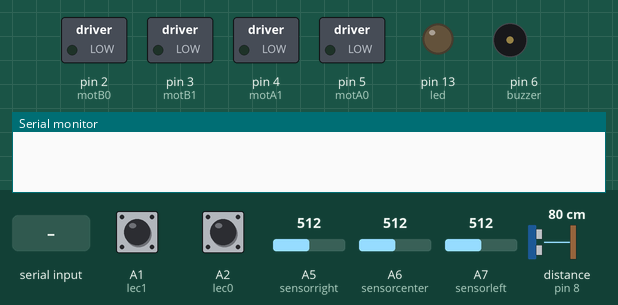
This sketch was run on a simulated Arduino Nano, built with avr-gcc and run on an emulated ATmega328P. On the bench: switched loads named in the sketch (green lamp = pin HIGH), output pins drawn as LEDs (lit = HIGH), buzzer (waves = sounding, pin HIGH), the last lines printed to the serial monitor. Inputs (shaded band) come from the test bench; at power-on: A2 (lec0) HIGH, A1 (lec1) HIGH, A5 (sensorright) = 512, A6 (sensorcenter) = 512, A7 (sensorleft) = 512, distance to the obstacle (sensor on pin 8) 80 cm. The echo pulse lasts 58.3 µs per cm; pins used as bus, display or sensor lines are not drawn.

Above: at 2.7 s.
2.8 s: "w" received over Serial
At 3.2 s:
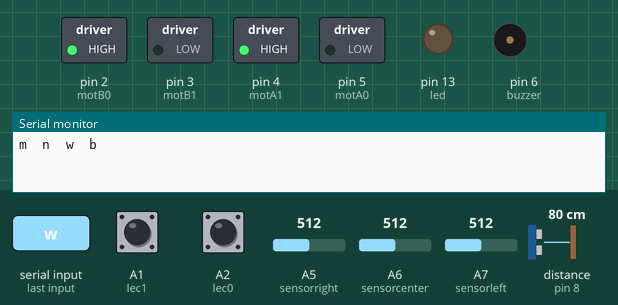
4.3 s: "d" received over Serial
At 5.5 s:
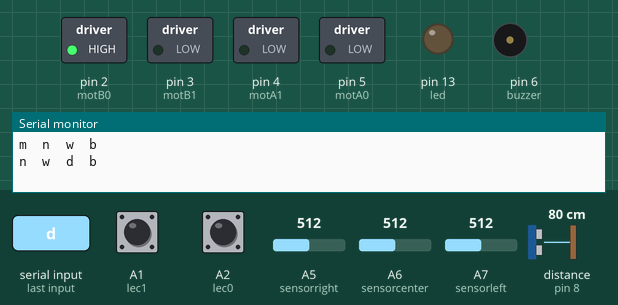
5.8 s: A2 (lec0) pulled LOW for 0.15 s
At 7.0 s:
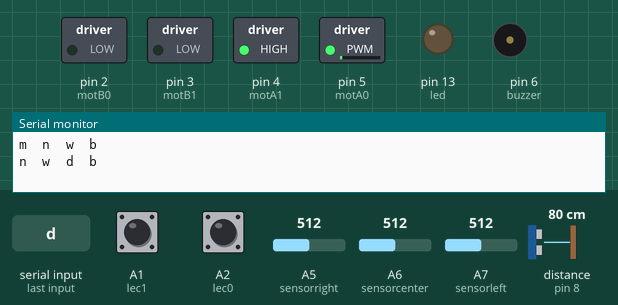
7.4 s: "s" received over Serial
At 7.9 s:
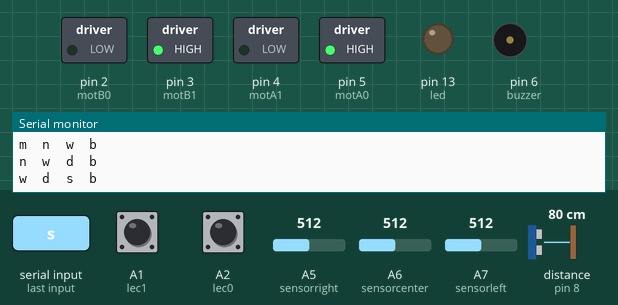
8.9 s: "a" received over Serial
At 10.1 s:
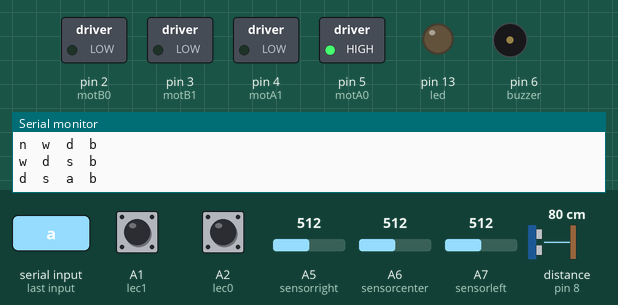
10.4 s: "g" received over Serial
At 11.4 s:
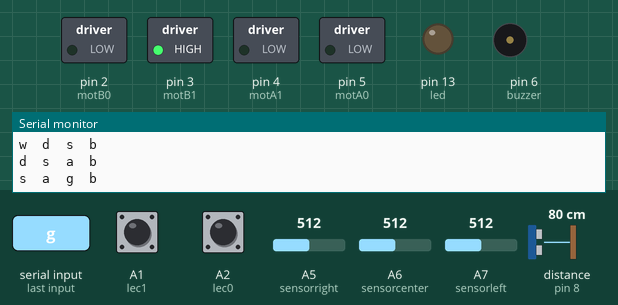
Timing chart, 0 to 12.9 s (numbered marks = the images above; inputs shaded):
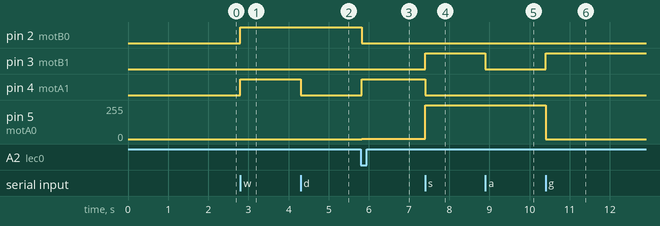

The sketch:

RobotSumo.ino
```cpp
int motB0 = 2;
int motB1 = 3; //PWM
int motA1 = 4;
int motA0 = 5; //PWM

int lec0=A2;
int lec1=A1;

long cont1 = 0;

int sensorleft = A7;
int sensorcenter = A6;
int sensorright = A5;

int l1 = 0;
int l2 = 0;
int l3 = 0;


int f1 = 0;
int f2 = 0;
int f3 = 0;

int f4 = 0;
int f5 = 0;
int f6 = 0;


int buzzer = 6; //El pin al que se conecta el buzzer es el 6

int echo = 8;
int triger = 7;

int vel = 200;

int led= 13;

char valorBoton;
char penultimo = 'n';
char antepenultimo = 'm';
char vali = 'b';

void setup()
{
  Serial.begin(9600);
  pinMode(led, OUTPUT);
  pinMode(motA0, OUTPUT);
  pinMode(motA1, OUTPUT);
  pinMode(motB0, OUTPUT);
  pinMode(motB1, OUTPUT);
  pinMode(buzzer, OUTPUT); // Pin 6 declarado como salida
  pinMode(echo, INPUT);
  pinMode(triger, OUTPUT);
  digitalWrite(triger, LOW);

  digitalWrite(motA0, LOW);
  digitalWrite(motA1, LOW);
  digitalWrite(motB0, LOW);
  digitalWrite(motB1, LOW);


  pinMode(sensorright, INPUT);
  pinMode(sensorcenter, INPUT);
  pinMode(sensorleft, INPUT);
  pinMode(lec0,INPUT_PULLUP);
  pinMode(lec1,INPUT_PULLUP);

  delay(1500); // tarda 1.5s en iniciar cualquier programa

}

void loop()
{
l3=analogRead(sensorleft);
l2=analogRead(sensorcenter);
l1=analogRead(sensorright);

if(digitalRead(lec0)==0){
    if(digitalRead(lec1)==0){

      if ((l1 > 550 && l2 > 550 && l3 > 550 || l1 < 550 && l2 < 550 && l3 < 550 ) && cont1 > 0) //feedback when comes all sensor on white
      {
        l1 = f1;
        l2 = f2;
        l3 = f3;
        cont1=cont1-1;//decremento de ciclos para salir de la memoria
      }

      ////////////////////////////////////////////////////////////////////////////

      if (l1 > 550 && l2 < 550 && l3 < 550 || l1 > 550 && l2 > 550 && l3 < 550) //left turn
      {
        izquierda();
      }
      else if (l1 < 550 && l2 < 550 && l3 > 550 || l1 < 550 && l2 > 550 && l3 > 550) //right turn
      {
        derecha();
      }
      else if (l1 < 550 && l2 > 550 && l3 < 550) //go forward straight
      {
        adelante();
        cont1 = 20000; // Numero de ciclos para mantener la memoria
      }
      else
      {
        if(l1 > 550 && l2 > 550 && l3 > 550 || l1 < 550 && l2 < 550 && l3 < 550)  //Detener en caso de 3 sensores en el mismo color
        {
          alto();
        }
      }

      ///////////////////////////////////////////////////////////////////
      f1 = l1;
      f2 = l2;
      f3 = l3;

    } else{
      //A1=0 A2=1 SUMO
      // Para volverlo sumo para fondo blanco cambiar los valores del if de la siguiente manera
      //l1 > 550 && l2 > 550  && l3 > 550
     if(distancia()<150){
if(l1 > 550 || l2 > 550 || l3 > 550)
{
alto();
delay(1000);
atras();
delay(1000);
derecha();
delay(700);
}
else{
adelanter();
}
}
else
{
if(l1 > 550 || l2 > 550 || l3 > 550)
{
alto();
delay(1000);
atras();
delay(1000);
derecha();
delay(700);
}
else{
derecha();
}
}


    }

  }  else{
         if(digitalRead(lec1)==0){
        //A1=1 A2=0  Evasor

        if(distancia()<15){
        alto();
        delay(500);
        atras();
        delay(700);
        derecha();
        delay(500);
        adelanter();
        }

        else {
        adelanter();
        }

        } else{
        //A1=1 A2=1 RC


        if(Serial.available() > 0)
      {
        valorBoton = Serial.read();
        //Penultimo = n neutral antepenultimo = m neutral
        //Donde se quiera una izquierda se debe poner derecha y al reves
        //3 señales o 3 botones al mismo tiempo
        if((antepenultimo == 'w' && penultimo == 'd' && valorBoton == 'h')
                  || (antepenultimo == 'w' && penultimo == 'a' && valorBoton == 'f'))//wdh o waf
        {
          vali = 'i';
          adelante();
          penultimo = 'n';
          antepenultimo = 'm';
        }
        else if((antepenultimo == 's' && penultimo == 'd' && valorBoton == 'h')
                  || (antepenultimo == 's' && penultimo == 'a' && valorBoton == 'f'))//sdh o saf
        {
          vali = 'k';
          atras();
          penultimo = 'n';
          antepenultimo = 'm';
        }
        else if((antepenultimo == 'a' && penultimo == 'w' && valorBoton == 't')
                  || (antepenultimo == 'a' && penultimo == 's' && valorBoton == 'g'))//awt o asg
        {
          vali = 'j';
          derecha();
          penultimo = 'n';
          antepenultimo = 'm';
        }
        else if((antepenultimo == 'd' && penultimo == 'w' && valorBoton == 't')
                  || (antepenultimo == 'd' && penultimo == 's' && valorBoton == 'g'))//dwt o dsg
        {
          vali = 'l';
          izquierda();
          penultimo = 'n';
          antepenultimo = 'm';
        }
        else if(vali == 'i')//Validacion no se suelta adelante
        {
          adelante();
          if(valorBoton == 't')
          {
            vali = 'b';
            alto();
          }
          else if(valorBoton == 'd') { //d
            izquierda();
          }
          else if(valorBoton == 'a') { //a
            derecha();
          }
        }
        else if(vali == 'k')//Validacion no se suelta atras
        {
          atras();
          if(valorBoton == 'g')
          {
            vali = 'b';
            alto();
          }
          else if(valorBoton == 'd') { //d
            atrasderecha();
          }
          else if(valorBoton == 'a') { //a
            atrasizquierda();
          }
        }
        else if(vali == 'j')//Validacion no se suelta izquierda
        {
          derecha();
          if(valorBoton == 'f')
          {
            vali = 'b';
            alto();
          }
          else if(valorBoton == 'w') { //w
            derecha();
          }
          else if(valorBoton == 'a') { //s
            atrasderecha();
          }
        }
        else if(vali == 'l')//Validacion no se suelta derecha
        {
          izquierda();
          if(valorBoton == 'h')
          {
            vali = 'b';
            alto();
          }
          else if(valorBoton == 'w') { //w
            izquierda();
          }
          else if(valorBoton == 'a') { //s
            atrasizquierda();
          }
        }

        //Combinaciones de dos botones:
        else if(valorBoton == 'w') { //w
          adelante();
        }
        else if(valorBoton == 's') { //s
          atras();
        }
        else if(penultimo != 's' && valorBoton == 'a') { //a
          derecha();
        }
        else if(penultimo != 's' && valorBoton == 'd') { //d
          izquierda();
        }
        else if(penultimo == 'w' && valorBoton == 'a') { //wa
          derecha();
        }
        else if(penultimo == 'w' && valorBoton == 'd') { //wd
          izquierda();
        }
        else if(penultimo == 'w' && valorBoton == 'f') { //wf
          adelante();
        }
        else if(penultimo == 'w' && valorBoton == 'h') { //wh
          adelante();
        }
        else if(penultimo == 't' && valorBoton == 'a') { //ta
          derecha();
        }
        else if(penultimo == 't' && valorBoton == 'd') { //td
          izquierda();
        }
        else if(penultimo == 's' && valorBoton == 'a') { //sa
          atrasizquierda();
        }
        else if(penultimo == 's' && valorBoton == 'd') { //sd
          atrasderecha();
        }
        else if(penultimo == 's' && valorBoton == 'f') { //sf
          atras();
        }
        else if(penultimo == 's' && valorBoton == 'h') { //sh
          atras();
        }
        else if(penultimo == 'g' && valorBoton == 'a') { //ga
          atrasderecha();
        }
        else if(penultimo == 'g' && valorBoton == 'd') { //gd
          atrasizquierda();
        }
        //Espejo
        else if(penultimo == 'a' && valorBoton == 'w') { //aw
          derecha();
        }
        else if(penultimo == 'd' && valorBoton == 'w') { //dw
          izquierda();
        }
        else if(penultimo == 'f' && valorBoton == 'w') { //fw
          adelante();
        }
        else if(penultimo == 'h' && valorBoton == 'w') { //hw
          adelante();
        }
        else if(penultimo == 'a' && valorBoton == 't') { //at
          derecha();
        }
        else if(penultimo == 'd' && valorBoton == 't') { //dt
          izquierda();
        }
        else if(penultimo == 'a' && valorBoton == 's') { //as
          atrasderecha();
        }
        else if(penultimo == 'd' && valorBoton == 's') { //ds
          atrasizquierda();
        }
        else if(penultimo == 'f' && valorBoton == 's') { //fs
          atras();
        }
        else if(penultimo == 'h' && valorBoton == 's') { //hs
          atras();
        }
        else if(penultimo == 'a' && valorBoton == 'g') { //ag
          atrasderecha();
        }
        else if(penultimo == 'd' && valorBoton == 'g') { //dg
          atrasizquierda();
        }

        else {
          //Si se presionan más de dos botones o no se presionan los adecuados
          alto();
          penultimo = 'n';
          antepenultimo = 'm';

        }
        //Actualizar la penultimo

        Serial.print(antepenultimo);
        Serial.print("  ");
        Serial.print(penultimo);
        Serial.print("  ");
        Serial.print(valorBoton);
        Serial.print("  ");
        Serial.print(vali);
        Serial.println("  ");


        antepenultimo = penultimo;
        penultimo = valorBoton;
        /*if(valorBoton != penultimo) {
          penultimo = valorBoton;*/

      }

        }

  }

}

long distancia()
{
  long t;
  long d;

  digitalWrite(triger, HIGH);
  delayMicroseconds(10);
  digitalWrite(triger, LOW);

  t = pulseIn(echo, HIGH);
  d = t / 59;
  if (d <= 1 || d >= 25)
  {
    d = 1000;
  }
  delay(10);
  return d;
}


void alto()
{
  digitalWrite(motA0, 0);
  analogWrite(motA1, 0);//PWM
  analogWrite(motB0, 0); //PWM
  digitalWrite(motB1, 0);
}

void atras()
{
  digitalWrite(motA0, 1);
  digitalWrite(motA1, 0); //PWM
  digitalWrite(motB1, 1); //PWM
  digitalWrite(motB0, 0);
}

void adelante()
{
  digitalWrite(motA1, 1);
  digitalWrite(motA0, 0);
  digitalWrite(motB0, 1);
  digitalWrite(motB1, 0);
}
void adelanter()
{
  digitalWrite(motA1, 1);
  digitalWrite(motA0, 0);  //PWM
  digitalWrite(motB0, 1); //PWM
  digitalWrite(motB1, 0);
}

void izquierda()
{
  digitalWrite(motA0, 0);
  analogWrite(motA1, 0); //PWM
  analogWrite(motB0, 200); //PWM
  digitalWrite(motB1, 0);
}

void derecha()
{
  digitalWrite(motA1,50);
  analogWrite(motA0, 1); //PWM
  analogWrite(motB0, 0); //PWM
  digitalWrite(motB1, 0);

}

void atrasderecha(){
  digitalWrite(motA0, 0);
  digitalWrite(motA1, 0); //PWM
  digitalWrite(motB0, 0); //PWM
  digitalWrite(motB1, 1);
}


void atrasizquierda(){
  digitalWrite(motA0, 1);
  digitalWrite(motA1, 0); //PWM
  digitalWrite(motB0, 0); //PWM
  digitalWrite(motB1, 0);
}
```

Measured:
- after the input at 2.8 s, pin 2 (motB0), pin 4 (motA1): LOW → HIGH at once
- after the input at 4.3 s, pin 4 (motA1): HIGH → LOW at once
- after the input at 5.8 s, pin 2 (motB0): HIGH → LOW at once; pin 4 (motA1): LOW → HIGH at once; pin 5 (motA0): 0/255 → 1/255 at once
- after the input at 7.4 s, pin 3 (motB1): LOW → HIGH at once; pin 4 (motA1): HIGH → LOW at once; pin 5 (motA0): 1/255 → 255/255 at once
- after the input at 8.9 s, pin 3 (motB1): HIGH → LOW at once
- after the input at 10.4 s, pin 3 (motB1): LOW → HIGH at once; pin 5 (motA0): 255/255 → 0/255 at once
